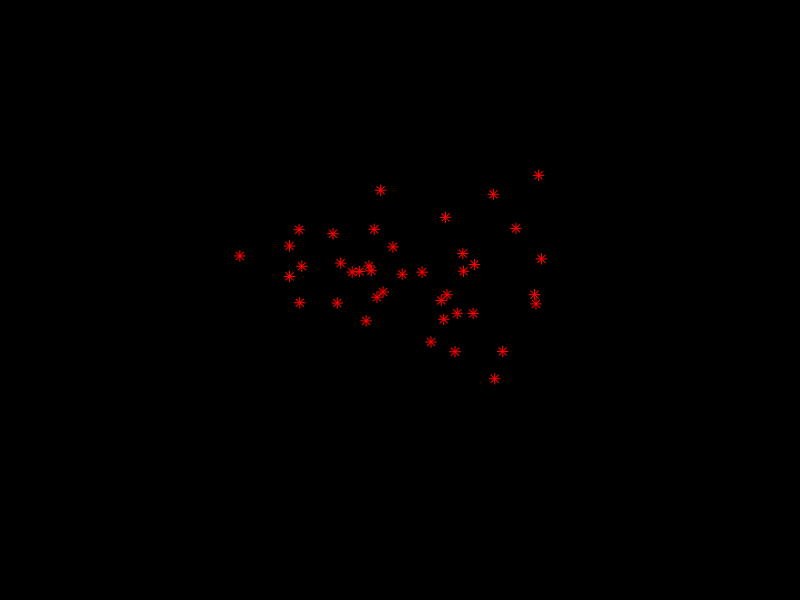
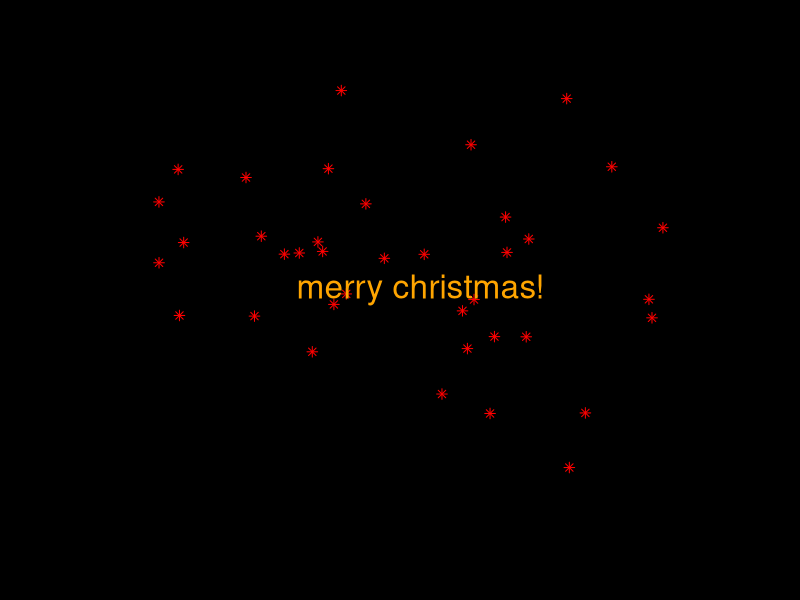
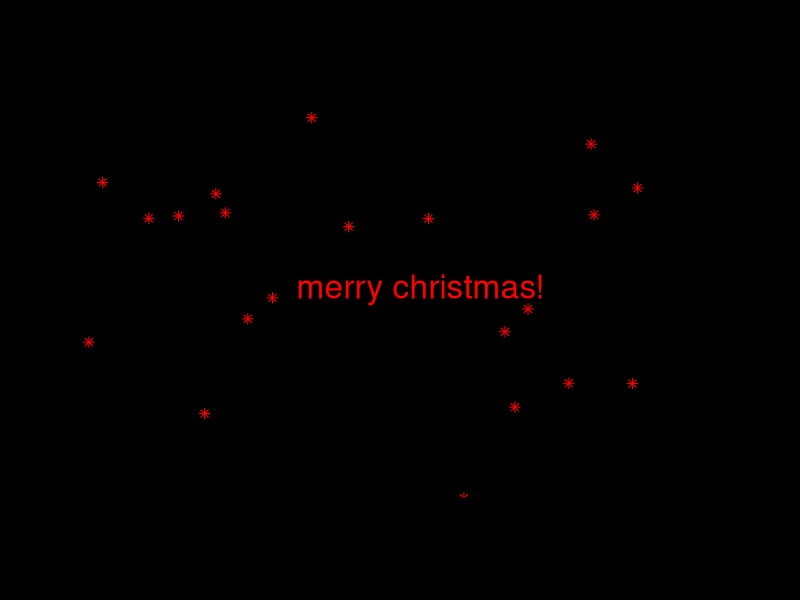
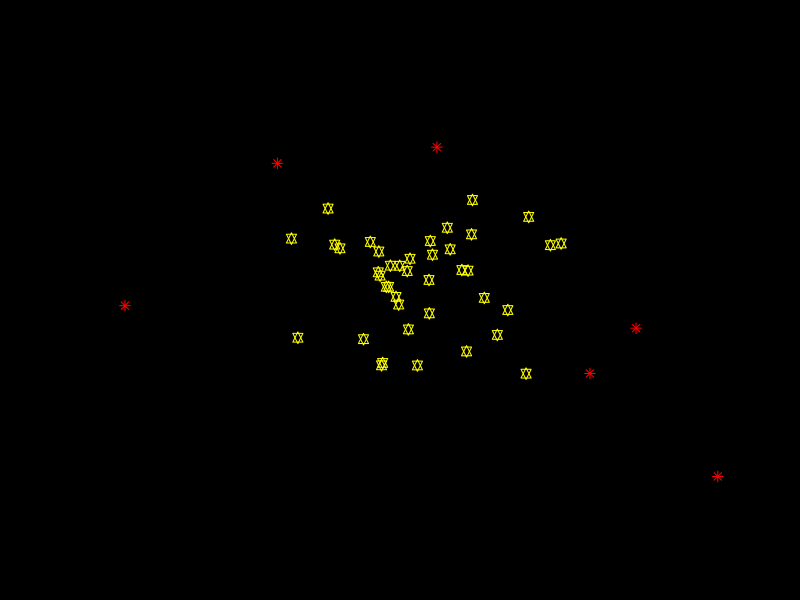
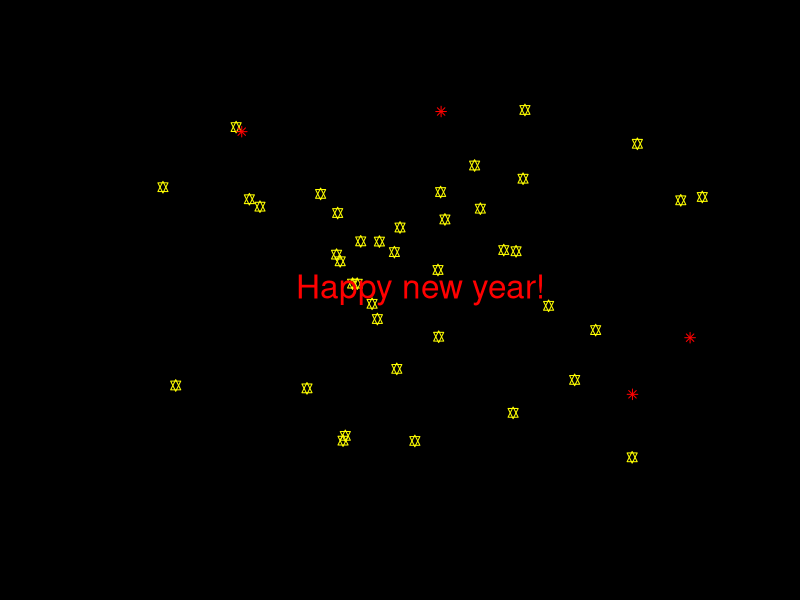
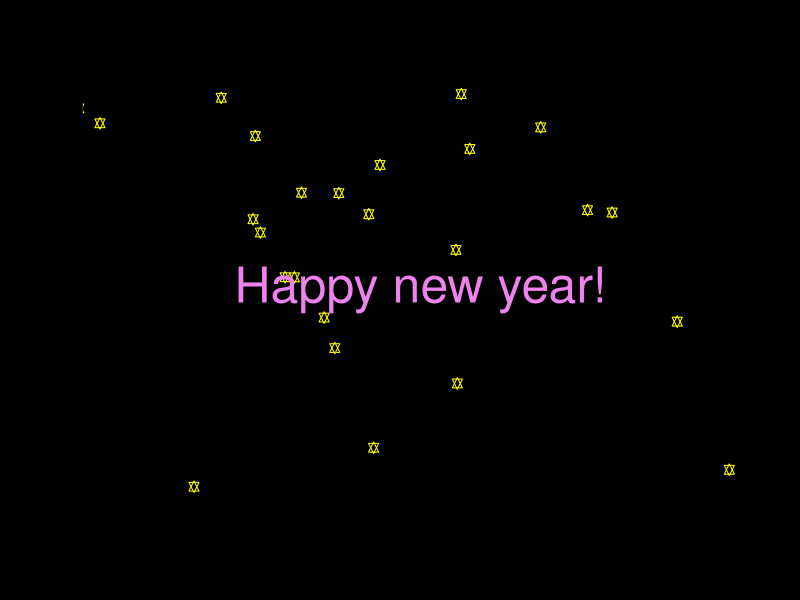
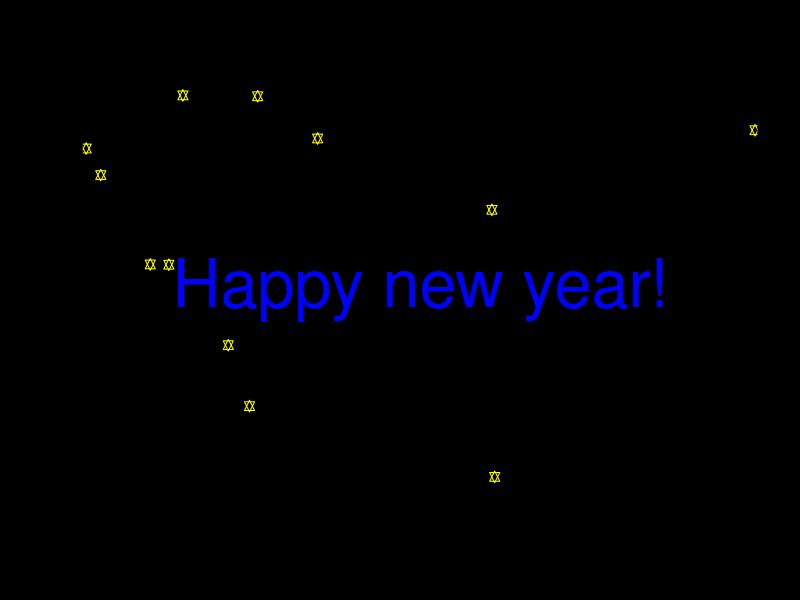

Recreate these plots in R, in order.
#####################################
#
# MERRY CHRISTMAS, DEAREST R GEEKS!
#
#####################################
# by noelle schenk, 06.12.22
#
# 2 Fireworks and text

if(as.POSIXct(Sys.Date()) - as.POSIXct(c("2022-12-24 00:00:01")) > -18){
  speed <- 2
  
  par(bg = 'black')
  x <- rnorm(40, mean = 0, sd = 1)
  y <- rnorm(40, mean = 0, sd = 1)
  plot(x, y, xlim = c(-4, 4), ylim = c(-4, 4), col = "red", pch = 8)
  Sys.sleep(speed)
  
  plot(x*2, y*2, xlim = c(-4, 4), ylim = c(-4, 4), col = "red", pch = 8)
  text(0, 0, "merry christmas!", col = "orange", cex = 2)
  Sys.sleep(speed)
  
  plot(x*4, y*4, xlim = c(-4, 4), ylim = c(-4, 4), col = "red", pch = 8)
  text(0, 0, "merry christmas!", col = "red", cex = 2)
  Sys.sleep(speed)
  
  plot(x*8, y*8, xlim = c(-4, 4), ylim = c(-4, 4), col = "red", pch = 8)
  a <- rnorm(40, mean = 0, sd = 1)
  b <- rnorm(40, mean = 0, sd = 1)
  points(a, b, col = "yellow", pch = 11)
  Sys.sleep(speed)
  
  plot(a*2, b*2, xlim = c(-4, 4), ylim = c(-4, 4), col = "yellow", pch = 11)
  points(x*10, y*10, xlim = c(-4, 4), ylim = c(-4, 4), col = "red", pch = 8)
  text(0, 0, "Happy new year!", col = "red", cex = 2)
  Sys.sleep(speed)
  
  plot(a*4, b*4, xlim = c(-4, 4), ylim = c(-4, 4), col = "yellow", pch = 11)
  text(0, 0, "Happy new year!", col = "violet", cex = 3)
  Sys.sleep(speed)
  
  plot(a*8, b*8, xlim = c(-4, 4), ylim = c(-4, 4), col = "yellow", pch = 11)
  text(0, 0, "Happy new year!", col = "blue", cex = 4)
  Sys.sleep(speed)
} else {
  par(bg = 'black')
  x <- rnorm(40, mean = 0, sd = 1)
  y <- rnorm(40, mean = 0, sd = 1)
  plot(x, y, xlim = c(-4, 4), ylim = c(-4, 4), col = "black", pch = 8)
  text(0, 0.5, "Sorry, it’s not christmas time yet!", col = "orange", cex = 1.5)
  Sys.sleep(speed)
  text(0, -0.5, "what about a synthesis project instead?", col = "green", cex = 1.5)
}









